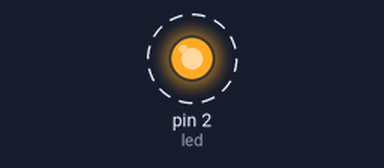
The sketch below on a simulated Arduino Uno, built with avr-gcc and run on an emulated ATmega328P. On the bench: output pins drawn as LEDs (lit = HIGH). Dashed ring = blinking. What the sketch prints to the serial monitor is not drawn.

Above: at 0.5 s.
Timing chart, 0 to 4.6 s (numbered marks = the images above):
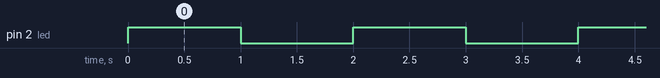

Measured:
- by itself, pin 2 (led): alternates HIGH for 1.0 s and LOW for 1.0 s, 10 changes in all, then stays LOW

The sketch:

Blink_for_loop.ino
```cpp
//----Blink LED 5 times using for loop

int led =2;
int i = 0; //Initalising i
void setup() {

  pinMode(led,OUTPUT);
  Serial.begin(115200); //Starting Serial communication

}

void loop() {

  for(i ; i<5 ; i++){
    digitalWrite(led,HIGH);
    Serial.println(i);
    delay(1000);
    digitalWrite(led,LOW);
    delay(1000);
  }

}
```
